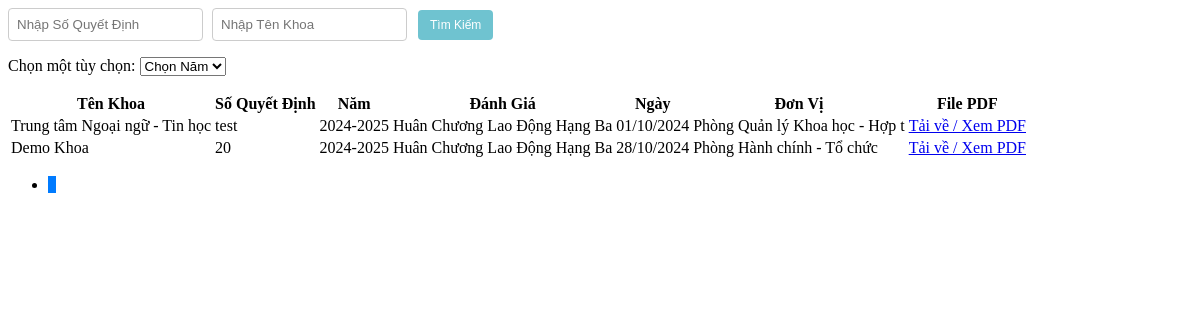
Page /Admin/xetdanhgiaTThcldhbview.php on the committed database.
### tables this page shows
CREATE TABLE `danhgiatt` (
  `MaDGTT` int(20) NOT NULL,
  `MaKhoa` int(20) NOT NULL,
  `SoQD` varchar(100) NOT NULL,
  `Manam` int(20) NOT NULL,
  `DanhGia` varchar(50) NOT NULL DEFAULT 'Chờ Đánh Giá',
  `Ngay` date NOT NULL,
  `DonVi` varchar(50) NOT NULL,
  `FilePDF` varchar(50) DEFAULT NULL
);

CREATE TABLE `khoa` (
  `MaKhoa` int(20) NOT NULL,
  `TenKhoa` varchar(50) NOT NULL,
  `MoTa` varchar(100) NOT NULL
);

CREATE TABLE `nam` (
  `Manam` int(20) NOT NULL,
  `Nam` varchar(20) NOT NULL
);

### Admin/danhgiaTT.php (called while the page is built, shortened)
<?php
include('./Khoa.php');
include('./nam.php');
class DanhgiaTT {
    public static function layTongSoDanhGiahangba($conn) {
        $sql = "SELECT COUNT(*) FROM danhgiatt WHERE DanhGia IN ('Huân Chương Lao Động Hạng Ba')";
        $result = $conn->query($sql);
        $row = $result->fetch_row();
        return $row[0];
    }
    public static function layDanhGiahangba($conn, $startFrom, $recordsPerPage) {
        $sql = "SELECT * FROM danhgiatt WHERE DanhGia IN ('Huân Chương Lao Động Hạng Ba') ORDER BY Manam ASC LIMIT $startFrom, $recordsPerPage";
        $result = $conn->query($sql);
        $danhgiattList = array();
        if ($result->num_rows > 0) {
            while($row = $result->fetch_assoc()) {
                $khoa_obj = Khoa::layKhoa($conn, $row["MaKhoa"]);
                $nam_obj = Nam::laynam($conn, $row["Manam"]);
                $danhgiatt_obj = new DanhgiaTT();
                $danhgiatt_obj->MaDGTT = $row["MaDGTT"];
                $danhgiatt_obj->MaKhoa = $khoa_obj->TenKhoa;
                $danhgiatt_obj->SoQD = $row["SoQD"];
                $danhgiatt_obj->Manam = $nam_obj->Nam;
                $danhgiatt_obj->DanhGia = $row["DanhGia"];
                $danhgiatt_obj->Ngay = $row["Ngay"];
                $danhgiatt_obj->DonVi = $row["DonVi"];
                $danhgiatt_obj->FilePDF = $row["FilePDF"];
                $danhgiattList[] = $danhgiatt_obj;
            }
        }
        return $danhgiattList;
    }
}
?>

### Admin/Khoa.php (called while the page is built, shortened)
<?php
class Khoa {
    public static function layKhoa($conn, $id) {
        $sql = "SELECT * FROM Khoa WHERE MaKhoa = $id";
        $result = mysqli_query($conn, $sql);
        $Khoa = new Khoa();
        if ($row = mysqli_fetch_assoc($result)) {
            $Khoa->MaKhoa = $row['MaKhoa'];
            $Khoa->TenKhoa = $row['TenKhoa'];
            $Khoa->MoTa = $row["MoTa"];
        }
        return $Khoa;
    }
}
?>

### Admin/nam.php (called while the page is built, shortened)
<?php
    class Nam {
        public static function laynam($conn, $id) {
            $sql = "SELECT * FROM nam WHERE Manam = $id";
            $result = mysqli_query($conn, $sql);
            $nam = new Nam();
            $row = mysqli_fetch_assoc($result);
            $nam->Manam = $row['Manam'];
            $nam->Nam = $row['Nam'];
            return $nam;
        }
    }
?>

### Admin/xetdanhgiaTThcldhbview.php (the view, shortened to what this page needs)
<?php
include('./danhgiaTT.php');
$recordsPerPage = 10;
$currentPage = isset($_GET['page']) ? (int)$_GET['page'] : 1;
$startFrom = ($currentPage - 1) * $recordsPerPage;
$totalRecords = DanhgiaTT::layTongSoDanhGiahangba($conn);
$totalPages = ceil($totalRecords / $recordsPerPage);
$data = DanhgiaTT::layDanhGiahangba($conn, $startFrom, $recordsPerPage);
$awardMap = array(
    'Huân Chương Lao Động Hạng Ba' => 'Huân Chương Lao Động Hạng Ba',
);
?>
<div class="search-box">
    <input type="text" id="searchSoQD" placeholder="Nhập Số Quyết Định" />
    <input type="text" id="searchTenKhoa" placeholder="Nhập Tên Khoa" />
    <button class="btn btn-custom btn-custom-primary" onclick="searchData()">Tìm Kiếm</button>
</div>
<div class="combobox">
    <label for="options">Chọn một tùy chọn:</label>
    <select name="options" id="options" onchange="fetchAndDisplayDanhGia(this.value)">
        <option value="">Chọn Năm</option>
    </select>
</div>
<table class="table table-bordered">
    <thead>
        <tr>
            <th>Tên Khoa</th>
            <th>Số Quyết Định</th>
            <th>Năm</th>
            <th>Đánh Giá</th>
            <th>Ngày</th>
            <th>Đơn Vị</th>
            <th>File PDF</th>
        </tr>
    </thead>
    <tbody id="danhgiahb-table-body">
        <?php
        foreach ($data as $item) {
            $danhGia = isset($awardMap[$item->DanhGia]) ? $awardMap[$item->DanhGia] : $item->DanhGia;
        ?>
            <tr>
                <td scope="row"><?php echo htmlspecialchars($item->MaKhoa) ; ?></td>
                <td><?php echo htmlspecialchars($item->SoQD ?? "Cần Thêm Số Quyết Đinh Cho $item->MaKhoa");?></td>
                <td><?php echo htmlspecialchars($item->Manam ?? "Cần Thêm Năm Cho $item->MaKhoa"); ?></td>
                <td><?php echo htmlspecialchars($danhGia);?></td>
                <td><?php echo date_format(date_create($item->Ngay), "d/m/Y");?></td>
                <td><?php echo htmlspecialchars($item->DonVi); ?></td>
                <td>
                    <?php if ($item->FilePDF): ?>
                        <a href="./<?php echo htmlspecialchars($item->FilePDF); ?>" target="_blank">
                            Tải về / Xem PDF
                        </a>
                    <?php else: ?>
                        Chưa có file
                    <?php endif; ?>
                </td>
            </tr>
        <?php
        }
        ?>
    </tbody>
</table>
<nav aria-label="Page navigation">
    <ul class="pagination">
        <?php for ($i = 1; $i <= $totalPages; $i++): ?>
            <li class="page-item <?php echo $i == $currentPage ? 'active' : ''; ?>">
                <a class="page-link" href="?p=danhgiaTThcldhbview&page=<?php echo $i; ?>"><?php echo $i; ?></a>
            </li>
        <?php endfor; ?>
    </ul>
</nav>

### Admin/xetdanhgiaTThcldhbview.php (style rules this page uses)
.pagination { background-color: transparent; border: none; box-shadow: none; }
.page-item { background-color: transparent; border: none; box-shadow: none; }
.page-link { background-color: transparent; border: none; box-shadow: none; color: #007bff; }
.page-item.active .page-link { background-color: #007bff; border-color: #007bff; }
.btn-custom { background-color: #6fc3d0; border: none; color: white; padding: 9px 10px; font-size: 12px; margin: 2px; cursor: pointer; border-radius: 4px; transition: background-color 0.3s ease, transform 0.3s ease; }
.btn-custom-primary { background-color: #6fc3d0; }
.search-box { margin-bottom: 15px; }
.search-box input { padding: 8px; margin-right: 5px; border-radius: 4px; border: 1px solid #ccc; }
.search-box button { padding: 8px 12px; }

### rows in the picture
danhgiatt: MaKhoa.TenKhoa "Trung tâm Ngoại ngữ - Tin học", SoQD "test", Manam.Nam "2024-2025", DanhGia "Huân Chương Lao Động Hạng Ba", Ngay "01/10/2024", DonVi "Phòng Quản lý Khoa học - Hợp t"
danhgiatt: MaKhoa.TenKhoa "Demo Khoa", SoQD "20", Manam.Nam "2024-2025", DanhGia "Huân Chương Lao Động Hạng Ba", Ngay "28/10/2024", DonVi "Phòng Hành chính - Tổ chức"
